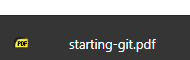
#> input picture sc.png, 190 x 60 px; the run also reads 1 picture not shown here
$ jupyter execute --allow-errors convolutions.ipynb
#> lines starting #> are read from the running program, lines starting #| are printed output that depends on the picture
[cell 1]
# !pip install opencv-python
import cv2
import numpy as np
from matplotlib import pyplot as plt

[cell 2]
# code adapted from https://medium.com/analytics-vidhya/2d-convolution-using-python-numpy-43442ff5f381
# processImage(Image) -> Image
# set the image as a grayscale image.
def processImage(image):
    image = cv2.imread(image)
    image = cv2.cvtColor(src=image, code= cv2.COLOR_BGR2GRAY)
    return image

[cell 3]
def convolve(image, kernel, padtype = 'edge'):
    # kernel needs to be flipped horizontally and vertically before applying convolution kernel; else it becomes cross-correlation.
#> called with image = array of shape (35, 16), kernel = array of shape (3, 3), padtype = 'edge'
    kernel = np.flipud(np.fliplr(kernel))
    # x,y side kernel length will be used to determine the length of the image patch to convolve with the kernel.
    # e.g. a for a 3x2 kernel, we will apply a 3x2 patch of the padded image to the kernel.
    xklen = kernel.shape[0]
    yklen = kernel.shape[1]
    # image lengths will be used to create an empty canvas with the dimensions increased by the padding.
    ximlen = image.shape[0]
#> ximlen = 35
    yimlen=image.shape[1]
#> yimlen = 16

    # padding lengths are 1 less than the kernel size so that the entire canvas applies convolution within the image bounds.
    xpadding = xklen - 1
    ypadding = yklen - 1

    # begin to create the padded image: zero canvas the size of the image + padding sizes.
    # Then copy the image onto the padded image.
    # padded_image = np.zeros((int(ximlen) + xpadding * 2,int(yimlen) +ypadding*2))
    padded_image = image
    # padded_image[xpadding:xpadding+ximlen,ypadding:ypadding+yimlen] = image
    # padded_image[0:xpadding,0]
    padded_image = np.pad(padded_image,((xpadding,xpadding),(ypadding,ypadding)), padtype)
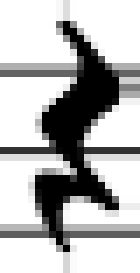
#> padded_image: shape (39, 20) (shown 7 times larger); min 0, max 255, mean 183.2

    # initialize final output image.
    final_image = np.zeros_like(padded_image)
    # iterate through the padded_image
    for i in range(0, padded_image.shape[0]):
        for j in range(0, padded_image.shape[1]):
            # apply the image patch with the kernel by matrix multiplication and the resulting total sum.
            try:
                # final_image[i-xpadding,j-ypadding] = (padded_image[i:i+xklen,j:j+yklen] * kernel).sum()
                final_image[i,j] = (padded_image[i:i+xklen,j:j+yklen] * kernel).sum()
            # when dimensions not equal, then the loop stops.
            except:
                break
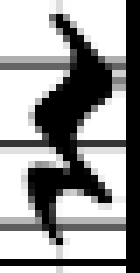
#> final_image: shape (39, 20) (shown 7 times larger); min 0, max 255, mean 154
    # trim  out the padding
    final_image = final_image[xpadding:xpadding+ximlen,ypadding:ypadding+yimlen]
    # return final_image
    return final_image
    # for i in range(xpadding, padded_image.shape[0]+xpadding):
    #     for j in range(ypadding,padded_image.shape[1]+ypadding):

[cell 4]
image2 = processImage('./templates/template2.png')
# [5 lines of commented-out code are left out]
kernel = np.zeros((3,3))
kernel[1][1] = 1
# convolve_padding(image2,kernel)
image3 = convolve(image2,kernel)
# numpy_array = convolve_padding(numpy_array,kernel)
# numpy_array
plt.gray()
plt.imshow(image3)
from PIL import Image
Image.fromarray(image2).size, Image.fromarray(image3).size
#> Out = ((16, 35), (16, 35))

# np.pad(numpy_array,((1,1),(1,1)), 'edge')
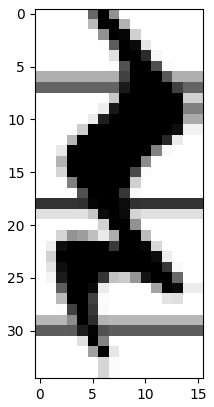
#> figure drawn by matplotlib, 1 panel

[cell 5]
# def convolve(image,kernel,padding =0):
# def convolve(image, kernel):
#     # kernel needs to be flipped horizontally and vertically before applying convolution kernel; else it becomes cross-correlation.
#     kernel = np.flipud(np.fliplr(kernel))
#     # x,y side kernel length will be used to determine the length of the image patch to convolve with the kernel.
#     # e.g. a for a 3x2 kernel, we will apply a 3x2 patch of the padded image to the kernel.
#     xklen = kernel.shape[0]
#     yklen = kernel.shape[1]
#     # image lengths will be used to create an empty canvas with the dimensions increased by the padding.
#     ximlen = image.shape[0]
#     yimlen=image.shape[1]

    # padding lengths are 1 less than the kernel size so that the entire canvas applies convolution within the image bounds.
    # xpadding = xklen - 1
    # ypadding = yklen - 1

    # # begin to create the padded image: zero canvas the size of the image + padding sizes.
    # # Then copy the image onto the padded image.
    # padded_image = np.zeros((int(ximlen) + xpadding * 2,int(yimlen) +ypadding*2))
    # padded_image[xpadding:xpadding+ximlen,ypadding:ypadding+yimlen] = image

    # # initialize final output image.
    # final_image = np.zeros_like(padded_image)
    # # iterate through the padded_image
    # for i in range(0, padded_image.shape[0]):
    #     for j in range(0, padded_image.shape[1]):
    #         # apply the image patch with the kernel by matrix multiplication and the resulting total sum.
    #         try:
    #             # final_image[i-xpadding,j-ypadding] = (padded_image[i:i+xklen,j:j+yklen] * kernel).sum()
    #             final_image[i,j] = (padded_image[i:i+xklen,j:j+yklen] * kernel).sum()
    #         # when dimensions not equal, then the loop stops.
    #         except:
    #             break
    # # trim  out the padding
    # final_image = final_image[xpadding:xpadding+ximlen,ypadding:ypadding+yimlen]
    # # return final_image
    # return final_image
    # '''
    # Given grayscale image, convolve with a kernel

    # Params:
    #     im (PIL.Image): grayscale image
    #     k (2d np.array): convolution kernel

    # Returns:
    #     imOut (PIL.Image): resulting image
    # '''
    # # pass


# TODO
# [18 lines left out: function convolve_separable, not called in this run]

[cell 6]
numpy_array = np.array([[1,2],[3,4]]) # 2D array
# array([[1, 2], # Before padding
#        [3, 4]])
np.pad(numpy_array, ((1,2),(2,1)), 'reflect')

#> (a cell that did not finish here is left out)

image = processImage('./images/music1.png')
# Edge Detection Kernel
kernel = np.array([
    [-1, -1, -1],
 [-1, 8, -1],
 [-1, -1, -1]])
# output =convolve(image, kernel)
# plt.imshow(output)
k1 = np.transpose(np.array([
    [1,2,1]
]))
k2 = np.array([
    [1,0,-1]
])
output = convolve_separable(image,k1,k2)
# output = convolve(image,kernel)
plt.gray()
plt.imshow(output)
from PIL import Image
Image.fromarray(output).show()
(k1) * k2

[cell 8]
a = np.array([
       [-1,  8],
       [-1, -1],
       [-1, -1]])
a = np.flipud((np.fliplr(a)))
a.shape[0]

[cell 9]
gaus1d = np.array([1,2,1])
gaus1d = gaus1d * (1/gaus1d.sum())
#> (the rest of this cell did not finish here and is left out)

[cell 10]
from PIL import Image, ImageFilter,ImageDraw
# from PIL import ImageFilter
#> (the rest of this cell did not finish here and is left out)

[cell 11]
a1 = [1,5,9,3,5,2,8,3,4,5]
k = [1,1,1,1,1]
a1 = [1,0,2,1]
k = [2,0,1]
a1 = [1,1,1]
k = [1,1,1]
a1_padded = np.zeros(len(a1)+ len(k)*2)
len(a1_padded)
a1_padded[len(k):len(k)+len(a1)] = a1
a1_padded
# [37 lines left out: functions convolve1D, convolve2D, not called in this run]
#> (the rest of this cell did not finish here and is left out)

[cell 12]
a1[0:2]

[cell 13]
a1 = [1,5,9,3,5,2,8,3,4,5]
a1_padded = np.zeros(len(a1)+ len(k))
#> (the rest of this cell did not finish here and is left out)

[cell 14]
# code adapted from https://medium.com/analytics-vidhya/2d-convolution-using-python-numpy-43442ff5f381
# processImage(Image) -> Image
# set the image as a grayscale image.
def processImage(image):
#> called with image = 'sc.png'
    image = cv2.imread(image)
#> image is the input picture: shape (60, 190, 3); mean B, G, R 108.6, 109.6, 109.3
    image = cv2.cvtColor(src=image, code= cv2.COLOR_BGR2GRAY)
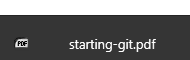
#> image: shape (60, 190); min 0, max 255, mean 109.4
    return image

# we decide to set the boundary padding as just black values(0); the task at hand does not need approximations at the boundaries for it to work.

# convolve2D: return a grayscale image with the kernel applied to it.
# [40 lines left out: function convolve2D, not called in this run]

[cell 15]
# [40 lines left out: functions convolve, convolve_separable, not called in this run]
    # pass

[cell 16]
image = processImage('sc.png')
#> (the rest of this cell did not finish here and is left out)

# Edge Detection Kernel
kernel = np.array([
    [-1, -1, -1],
 [-1, 8, -1],
 [-1, -1, -1]])
# output =convolve(image, kernel)
# plt.imshow(output)
k1 = np.transpose(np.array([
    [1,2,1]
]))
k2 = np.array([
    [1,0,-1]
])
output = convolve_separable(image,k1,k2)
plt.imshow(output)
(k1) * k2

[cell 17]
image = processImage('sc.png')
#> (the rest of this cell did not finish here and is left out)
